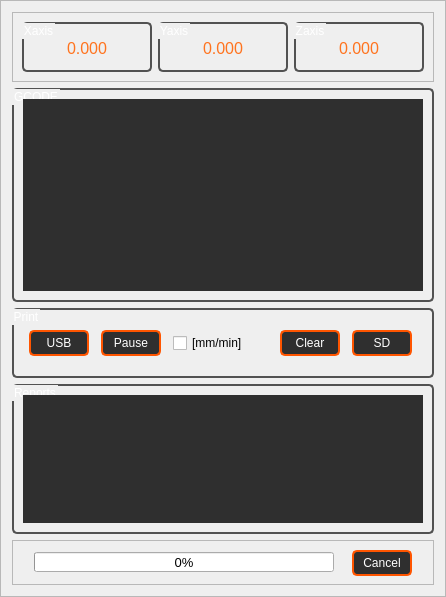
         <widget class="QFrame" name="frame_4">
          <property name="maximumSize">
           <size>
            <width>600</width>
            <height>16777215</height>
           </size>
          </property>
          <property name="frameShape">
           <enum>QFrame::StyledPanel</enum>
          </property>
          <property name="frameShadow">
           <enum>QFrame::Raised</enum>
          </property>
          <layout class="QVBoxLayout" name="verticalLayout_8">
           <item>
            <widget class="QFrame" name="frame_2">
             <property name="frameShape">
              <enum>QFrame::StyledPanel</enum>
             </property>
             <property name="frameShadow">
              <enum>QFrame::Raised</enum>
             </property>
             <layout class="QHBoxLayout" name="horizontalLayout_7">
              <item>
               <widget class="QGroupBox" name="groupBox_2">
                <property name="minimumSize">
                 <size>
                  <width>130</width>
                  <height>50</height>
                 </size>
                </property>
                <property name="maximumSize">
                 <size>
                  <width>130</width>
                  <height>50</height>
                 </size>
                </property>
                <property name="styleSheet">
                 <string notr="true">QGroupBox  {
	color: white;
	border-style: solid;	
	border-width:2px; 
	border-color:	rgb(82,82,82);
	border-radius:5px;
}
</string>
                </property>
                <property name="title">
                 <string>Xaxis</string>
                </property>
                <layout class="QHBoxLayout" name="horizontalLayout_9">
                 <item>
                  <widget class="QLabel" name="XPOSITION">
                   <property name="minimumSize">
                    <size>
                     <width>100</width>
                     <height>30</height>
                    </size>
                   </property>
                   <property name="maximumSize">
                    <size>
                     <width>100</width>
                     <height>30</height>
                    </size>
                   </property>
                   <property name="font">
                    <font>
                     <pointsize>12</pointsize>
                    </font>
                   </property>
                   <property name="styleSheet">
                    <string notr="true">QLabel{
color: rgb(255, 115, 30);
}</string>
                   </property>
                   <property name="text">
                    <string>0.000</string>
                   </property>
                   <property name="alignment">
                    <set>Qt::AlignCenter</set>
                   </property>
                  </widget>
                 </item>
                </layout>
               </widget>
              </item>
              <item>
               <widget class="QGroupBox" name="groupBox_3">
                <property name="minimumSize">
                 <size>
                  <width>130</width>
                  <height>50</height>
                 </size>
                </property>
                <property name="maximumSize">
                 <size>
                  <width>130</width>
                  <height>50</height>
                 </size>
                </property>
                <property name="styleSheet">
                 <string notr="true">QGroupBox  {
	color: white;
	border-style: solid;	
	border-width:2px; 
	border-color:	rgb(82,82,82);
	border-radius:5px;
}
</string>
                </property>
                <property name="title">
                 <string>Yaxis</string>
                </property>
                <layout class="QHBoxLayout" name="horizontalLayout_10">
                 <item>
                  <widget class="QLabel" name="YPOSITION">
                   <property name="minimumSize">
                    <size>
                     <width>100</width>
                     <height>30</height>
                    </size>
                   </property>
                   <property name="maximumSize">
                    <size>
                     <width>100</width>
                     <height>30</height>
                    </size>
                   </property>
                   <property name="font">
                    <font>
                     <pointsize>12</pointsize>
                    </font>
                   </property>
                   <property name="styleSheet">
                    <string notr="true">QLabel{
color: rgb(255, 115, 30);
}</string>
                   </property>
                   <property name="text">
                    <string>0.000</string>
                   </property>
                   <property name="alignment">
                    <set>Qt::AlignCenter</set>
                   </property>
                  </widget>
                 </item>
                </layout>
               </widget>
              </item>
              <item>
               <widget class="QGroupBox" name="groupBox_4">
                <property name="minimumSize">
                 <size>
                  <width>130</width>
                  <height>50</height>
                 </size>
                </property>
                <property name="maximumSize">
                 <size>
                  <width>130</width>
                  <height>50</height>
                 </size>
                </property>
                <property name="styleSheet">
                 <string notr="true">QGroupBox  {
	color: white;
	border-style: solid;	
	border-width:2px; 
	border-color:	rgb(82,82,82);
	border-radius:5px;
}
</string>
                </property>
                <property name="title">
                 <string>Zaxis</string>
                </property>
                <layout class="QHBoxLayout" name="horizontalLayout_11">
                 <item>
                  <widget class="QLabel" name="ZPOSITION">
                   <property name="minimumSize">
                    <size>
                     <width>100</width>
                     <height>30</height>
                    </size>
                   </property>
                   <property name="maximumSize">
                    <size>
                     <width>100</width>
                     <height>30</height>
                    </size>
                   </property>
                   <property name="font">
                    <font>
                     <pointsize>12</pointsize>
                    </font>
                   </property>
                   <property name="styleSheet">
                    <string notr="true">QLabel{
color: rgb(255, 115, 30);
}</string>
                   </property>
                   <property name="text">
                    <string>0.000</string>
                   </property>
                   <property name="alignment">
                    <set>Qt::AlignCenter</set>
                   </property>
                  </widget>
                 </item>
                </layout>
               </widget>
              </item>
             </layout>
            </widget>
           </item>
           <item>
            <widget class="QGroupBox" name="groupBox_9">
             <property name="styleSheet">
              <string notr="true">QGroupBox  {
	color: white;
	border-style: solid;	
	border-width:2px; 
	border-color:	rgb(82,82,82);
	border-radius:5px;
}
</string>
             </property>
             <property name="title">
              <string>GCODE</string>
             </property>
             <layout class="QVBoxLayout" name="verticalLayout">
              <item>
               <widget class="QPlainTextEdit" name="GCODE_Panel">
                <property name="sizePolicy">
                 <sizepolicy hsizetype="Preferred" vsizetype="Expanding">
                  <horstretch>0</horstretch>
                  <verstretch>0</verstretch>
                 </sizepolicy>
                </property>
                <property name="minimumSize">
                 <size>
                  <width>0</width>
                  <height>0</height>
                 </size>
                </property>
                <property name="maximumSize">
                 <size>
                  <width>1100</width>
                  <height>16777215</height>
                 </size>
                </property>
                <property name="font">
                 <font>
                  <pointsize>11</pointsize>
                 </font>
                </property>
                <property name="styleSheet">
                 <string notr="true">QPlainTextEdit{
background-color: rgb(47, 47, 47);
color:rgb(255, 115, 30);
border-style: solid;
border-width:1px; 
border-color:rgb(47, 47, 47);
}
QPlainTextEdit:disabled {
background-color: rgb(63, 63, 63);
color: rgb(0, 0, 0);
border-color:rgb(120, 120, 120)
}</string>
                </property>
                <property name="lineWidth">
                 <number>1</number>
                </property>
                <property name="verticalScrollBarPolicy">
                 <enum>Qt::ScrollBarAsNeeded</enum>
                </property>
                <property name="horizontalScrollBarPolicy">
                 <enum>Qt::ScrollBarAsNeeded</enum>
                </property>
                <property name="centerOnScroll">
                 <bool>false</bool>
                </property>
               </widget>
              </item>
             </layout>
            </widget>
           </item>
           <item>
            <widget class="QGroupBox" name="groupBox_13">
             <property name="minimumSize">
              <size>
               <width>200</width>
               <height>70</height>
              </size>
             </property>
             <property name="maximumSize">
              <size>
               <width>16777215</width>
               <height>70</height>
              </size>
             </property>
             <property name="styleSheet">
              <string notr="true">QGroupBox  {
	color: white;
	border-style: solid;	
	border-width:2px; 
	border-color:	rgb(82,82,82);
	border-radius:5px;
}
</string>
             </property>
             <property name="title">
              <string>Print</string>
             </property>
             <layout class="QHBoxLayout" name="horizontalLayout_13">
              <item>
               <widget class="QPushButton" name="p3">
                <property name="enabled">
                 <bool>true</bool>
                </property>
                <property name="minimumSize">
                 <size>
                  <width>60</width>
                  <height>26</height>
                 </size>
                </property>
                <property name="maximumSize">
                 <size>
                  <width>60</width>
                  <height>26</height>
                 </size>
                </property>
                <property name="font">
                 <font>
                  <pointsize>9</pointsize>
                  <weight>50</weight>
                  <bold>false</bold>
                 </font>
                </property>
                <property name="styleSheet">
                 <string notr="true">QPushButton {
background-color:rgb(47, 47, 47);
color: rgb(255, 255, 255);
border-style: solid;
border-radius:5px;
border-width:2px; 
border-color:rgb(255, 85, 0);
}
QPushButton:hover {
border-width:3px; 
border-color:rgb(255, 115, 30);
}
QPushButton:pressed {
background-color:rgb(255, 115, 30);
border-color: rgb(255, 195, 110);
border-width: 4px;     
}
QPushButton:disabled{
background-color: rgb(255, 149, 62);
color: rgb(83, 83, 83);
border-color:rgb(83, 83, 83);
}

</string>
                </property>
                <property name="text">
                 <string>USB</string>
                </property>
               </widget>
              </item>
              <item>
               <widget class="QPushButton" name="p21">
                <property name="enabled">
                 <bool>true</bool>
                </property>
                <property name="minimumSize">
                 <size>
                  <width>60</width>
                  <height>26</height>
                 </size>
                </property>
                <property name="maximumSize">
                 <size>
                  <width>60</width>
                  <height>26</height>
                 </size>
                </property>
                <property name="font">
                 <font>
                  <pointsize>9</pointsize>
                  <weight>50</weight>
                  <bold>false</bold>
                 </font>
                </property>
                <property name="styleSheet">
                 <string notr="true">QPushButton {
background-color:rgb(47, 47, 47);
color: rgb(255, 255, 255);
border-style: solid;
border-radius:5px;
border-width:2px; 
border-color:rgb(255, 85, 0);
}
QPushButton:hover {
border-width:3px; 
border-color:rgb(255, 115, 30);
}
QPushButton:pressed {
background-color:rgb(255, 115, 30);
border-color: rgb(255, 195, 110);
border-width: 4px;     
}
QPushButton:disabled{
background-color: rgb(255, 149, 62);
color: rgb(83, 83, 83);
border-color:rgb(83, 83, 83);
}

</string>
                </property>
                <property name="text">
                 <string>Pause</string>
                </property>
               </widget>
              </item>
              <item>
               <widget class="QCheckBox" name="c21">
                <property name="minimumSize">
                 <size>
                  <width>80</width>
                  <height>20</height>
                 </size>
                </property>
                <property name="maximumSize">
                 <size>
                  <width>95</width>
                  <height>20</height>
                 </size>
                </property>
                <property name="font">
                 <font>
                  <pointsize>9</pointsize>
                 </font>
                </property>
                <property name="text">
                 <string>[mm/min]</string>
                </property>
               </widget>
              </item>
              <item>
               <widget class="QPushButton" name="p22">
                <property name="minimumSize">
                 <size>
                  <width>60</width>
                  <height>26</height>
                 </size>
                </property>
                <property name="maximumSize">
                 <size>
                  <width>60</width>
                  <height>26</height>
                 </size>
                </property>
                <property name="font">
                 <font>
                  <pointsize>9</pointsize>
                 </font>
                </property>
                <property name="styleSheet">
                 <string notr="true">QPushButton {
background-color:rgb(47, 47, 47);
color: rgb(255, 255, 255);
border-style: solid;
border-radius:5px;
border-width:2px; 
border-color:rgb(255, 85, 0);
}
QPushButton:hover {
border-width:3px; 
border-color:rgb(255, 115, 30);
}
QPushButton:pressed {
background-color:rgb(255, 115, 30);
border-color: rgb(255, 195, 110);
border-width: 4px;     
}
QPushButton:disabled{
background-color: rgb(255, 149, 62);
color: rgb(83, 83, 83);
border-color:rgb(83, 83, 83);
}

</string>
                </property>
                <property name="text">
                 <string>Clear</string>
                </property>
               </widget>
              </item>
              <item>
               <widget class="QPushButton" name="p4">
                <property name="enabled">
                 <bool>true</bool>
                </property>
                <property name="minimumSize">
                 <size>
                  <width>60</width>
                  <height>26</height>
                 </size>
                </property>
                <property name="maximumSize">
                 <size>
                  <width>60</width>
                  <height>26</height>
                 </size>
                </property>
                <property name="font">
                 <font>
                  <pointsize>9</pointsize>
                  <weight>50</weight>
                  <bold>false</bold>
                 </font>
                </property>
                <property name="styleSheet">
                 <string notr="true">QPushButton {
background-color:rgb(47, 47, 47);
color: rgb(255, 255, 255);
border-style: solid;
border-radius:5px;
border-width:2px; 
border-color:rgb(255, 85, 0);
}
QPushButton:hover {
border-width:3px; 
border-color:rgb(255, 115, 30);
}
QPushButton:pressed {
background-color:rgb(255, 115, 30);
border-color: rgb(255, 195, 110);
border-width: 4px;     
}
QPushButton:disabled{
background-color: rgb(255, 149, 62);
color: rgb(83, 83, 83);
border-color:rgb(83, 83, 83);
}

</string>
                </property>
                <property name="text">
                 <string>SD</string>
                </property>
               </widget>
              </item>
             </layout>
            </widget>
           </item>
           <item>
            <widget class="QGroupBox" name="groupBox_8">
             <property name="maximumSize">
              <size>
               <width>16777215</width>
               <height>150</height>
              </size>
             </property>
             <property name="styleSheet">
              <string notr="true">QGroupBox  {
	color: white;
	border-style: solid;	
	border-width:2px; 
	border-color:	rgb(82,82,82);
	border-radius:5px;
}
</string>
             </property>
             <property name="title">
              <string>Reports</string>
             </property>
             <layout class="QGridLayout" name="gridLayout_9">
              <item row="0" column="1">
               <widget class="QTextBrowser" name="Message_panel">
                <property name="enabled">
                 <bool>true</bool>
                </property>
                <property name="sizePolicy">
                 <sizepolicy hsizetype="Expanding" vsizetype="Expanding">
                  <horstretch>0</horstretch>
                  <verstretch>0</verstretch>
                 </sizepolicy>
                </property>
                <property name="minimumSize">
                 <size>
                  <width>0</width>
                  <height>0</height>
                 </size>
                </property>
                <property name="maximumSize">
                 <size>
                  <width>1100</width>
                  <height>200</height>
                 </size>
                </property>
                <property name="font">
                 <font>
                  <pointsize>10</pointsize>
                 </font>
                </property>
                <property name="styleSheet">
                 <string notr="true">QTextBrowser{
background-color: rgb(47, 47, 47);
color:rgb(255, 115, 30);
border-style: solid;
border-width:1px; 
border-color:rgb(47, 47, 47);
}
QTextBrowser:disabled {
background-color: rgb(63, 63, 63);
color: rgb(0, 0, 0);
border-color:rgb(120, 120, 120)
}</string>
                </property>
               </widget>
              </item>
             </layout>
            </widget>
           </item>
           <item>
            <widget class="QFrame" name="frame_6">
             <property name="minimumSize">
              <size>
               <width>0</width>
               <height>45</height>
              </size>
             </property>
             <property name="maximumSize">
              <size>
               <width>16777215</width>
               <height>45</height>
              </size>
             </property>
             <property name="frameShape">
              <enum>QFrame::StyledPanel</enum>
             </property>
             <property name="frameShadow">
              <enum>QFrame::Raised</enum>
             </property>
             <layout class="QHBoxLayout" name="horizontalLayout_6">
              <item>
               <widget class="QProgressBar" name="progressBar">
                <property name="minimumSize">
                 <size>
                  <width>200</width>
                  <height>20</height>
                 </size>
                </property>
                <property name="maximumSize">
                 <size>
                  <width>300</width>
                  <height>20</height>
                 </size>
                </property>
                <property name="font">
                 <font>
                  <pointsize>10</pointsize>
                 </font>
                </property>
                <property name="value">
                 <number>0</number>
                </property>
               </widget>
              </item>
              <item alignment="Qt::AlignVCenter">
               <widget class="QPushButton" name="p23">
                <property name="minimumSize">
                 <size>
                  <width>60</width>
                  <height>26</height>
                 </size>
                </property>
                <property name="maximumSize">
                 <size>
                  <width>60</width>
                  <height>26</height>
                 </size>
                </property>
                <property name="font">
                 <font>
                  <pointsize>9</pointsize>
                 </font>
                </property>
                <property name="styleSheet">
                 <string notr="true">QPushButton {
background-color:rgb(47, 47, 47);
color: rgb(255, 255, 255);
border-style: solid;
border-radius:5px;
border-width:2px; 
border-color:rgb(255, 85, 0);
}
QPushButton:hover {
border-width:3px; 
border-color:rgb(255, 115, 30);
}
QPushButton:pressed {
background-color:rgb(255, 115, 30);
border-color: rgb(255, 195, 110);
border-width: 4px;     
}
QPushButton:disabled{
background-color: rgb(255, 149, 62);
color: rgb(83, 83, 83);
border-color:rgb(83, 83, 83);
}

</string>
                </property>
                <property name="text">
                 <string>Cancel</string>
                </property>
               </widget>
              </item>
             </layout>
            </widget>
           </item>
          </layout>
         </widget>
